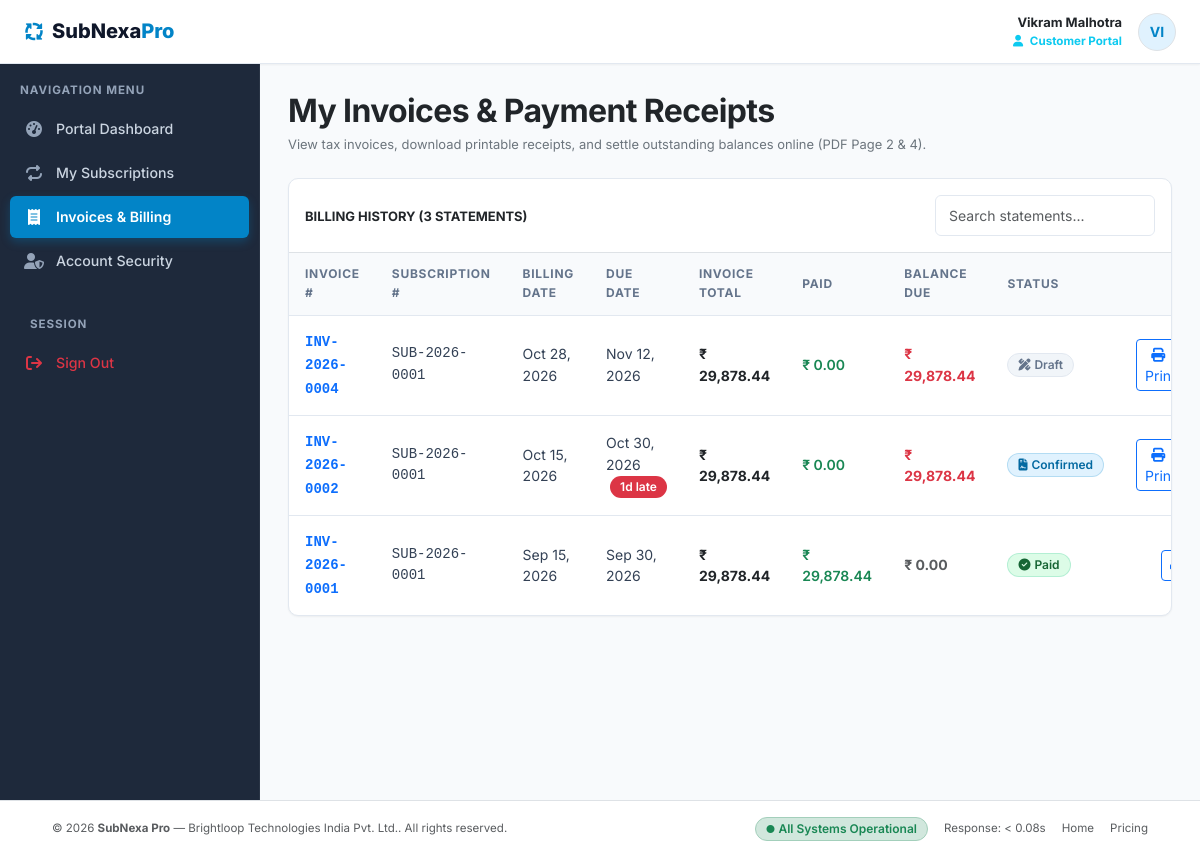
/customer/my_invoices.php (signed in), run on the app's committed database.
### tables this page shows
CREATE TABLE `invoices` (
  `id` INT UNSIGNED AUTO_INCREMENT PRIMARY KEY,
  `invoice_number` VARCHAR(50) NOT NULL UNIQUE,
  `subscription_id` INT UNSIGNED NOT NULL,
  `customer_id` INT UNSIGNED NOT NULL,
  `billing_date` DATE NOT NULL,
  `due_date` DATE NOT NULL,
  `status` ENUM('draft', 'confirmed', 'paid', 'cancelled') NOT NULL DEFAULT 'draft',
  `subtotal` DECIMAL(12,2) NOT NULL DEFAULT 0.00,
  `tax_total` DECIMAL(12,2) NOT NULL DEFAULT 0.00,
  `discount_total` DECIMAL(12,2) NOT NULL DEFAULT 0.00,
  `grand_total` DECIMAL(12,2) NOT NULL DEFAULT 0.00,
  `amount_paid` DECIMAL(12,2) NOT NULL DEFAULT 0.00,
  `amount_due` DECIMAL(12,2) NOT NULL DEFAULT 0.00,
  `notes` TEXT NULL,
  `created_at` TIMESTAMP DEFAULT CURRENT_TIMESTAMP,
  CONSTRAINT `fk_inv_sub` FOREIGN KEY (`subscription_id`) REFERENCES `subscriptions` (`id`) ON DELETE RESTRICT,
  CONSTRAINT `fk_inv_cust` FOREIGN KEY (`customer_id`) REFERENCES `users` (`id`) ON DELETE RESTRICT,
  INDEX `idx_inv_status` (`status`),
  INDEX `idx_inv_due_date` (`due_date`),
  INDEX `idx_inv_customer` (`customer_id`)
);

CREATE TABLE `subscriptions` (
  `id` INT UNSIGNED AUTO_INCREMENT PRIMARY KEY,
  `subscription_number` VARCHAR(50) NOT NULL UNIQUE,
  `customer_id` INT UNSIGNED NOT NULL,
  `created_by_staff_id` INT UNSIGNED NULL,
  `plan_id` INT UNSIGNED NOT NULL,
  `discount_id` INT UNSIGNED NULL,
  `status` ENUM('draft', 'quotation', 'confirmed', 'active', 'paused', 'closed') NOT NULL DEFAULT 'draft',
  `start_date` DATE NOT NULL,
  `expiry_date` DATE NULL,
  `next_billing_date` DATE NULL,
  `payment_terms` VARCHAR(100) NOT NULL DEFAULT 'Immediate Payment',
  `subtotal` DECIMAL(12,2) NOT NULL DEFAULT 0.00,
  `tax_total` DECIMAL(12,2) NOT NULL DEFAULT 0.00,
  `discount_total` DECIMAL(12,2) NOT NULL DEFAULT 0.00,
  `total_amount` DECIMAL(12,2) NOT NULL DEFAULT 0.00,
  `notes` TEXT NULL,
  `created_at` TIMESTAMP DEFAULT CURRENT_TIMESTAMP,
  `updated_at` TIMESTAMP DEFAULT CURRENT_TIMESTAMP ON UPDATE CURRENT_TIMESTAMP,
  CONSTRAINT `fk_sub_customer` FOREIGN KEY (`customer_id`) REFERENCES `users` (`id`) ON DELETE RESTRICT,
  CONSTRAINT `fk_sub_staff` FOREIGN KEY (`created_by_staff_id`) REFERENCES `users` (`id`) ON DELETE SET NULL,
  CONSTRAINT `fk_sub_plan` FOREIGN KEY (`plan_id`) REFERENCES `plans` (`id`) ON DELETE RESTRICT,
  CONSTRAINT `fk_sub_discount` FOREIGN KEY (`discount_id`) REFERENCES `discount_rules` (`id`) ON DELETE SET NULL,
  INDEX `idx_sub_status` (`status`),
  INDEX `idx_sub_billing_date` (`next_billing_date`),
  INDEX `idx_sub_customer_id` (`customer_id`)
);

### config/database.php (called while the page is built, shortened)
<?php
try {
    $conn = new mysqli(DB_HOST, DB_USER, DB_PASS, DB_NAME, DB_PORT);
    $conn->set_charset("utf8mb4");
} catch (mysqli_sql_exception $e) {
    http_response_code(500);
    die('<div style="font-family:sans-serif;padding:30px;background:#FEF2F2;border:1px solid #F87171;border-radius:8px;max-width:600px;margin:50px auto;color:#991B1B;">
        <h3 style="margin-top:0;">Database Connection Error</h3>
        <p>Could not connect to MySQL database <strong>' . htmlspecialchars(DB_NAME) . '</strong> on port ' . DB_PORT . '.</p>
        <p><small>' . htmlspecialchars($e->getMessage()) . '</small></p>
        <p>Please make sure MySQL is running in XAMPP and <code>subnexa_pro</code> database is imported.</p>
    </div>');
}
function db_query($sql, $params = [], $types = "") {
    global $conn;
    $stmt = $conn->prepare($sql);
    if (!empty($params)) {
        $stmt->bind_param($types, ...$params);
    }
    $stmt->execute();
    return $stmt;
}
function db_fetch_all($sql, $params = [], $types = "") {
    $stmt = db_query($sql, $params, $types);
    $result = $stmt->get_result();
    $rows = [];
    if ($result) {
        while ($row = $result->fetch_assoc()) {
            $rows[] = $row;
        }
    }
    return $rows;
}

### customer/my_invoices.php (the view, shortened to what this page needs)
<?php
$customer_id = $_SESSION['user_id'];
$invoices = db_fetch_all("
    SELECT i.*, s.subscription_number, DATEDIFF(CURDATE(), i.due_date) as days_overdue
    FROM invoices i
    JOIN subscriptions s ON i.subscription_id = s.id
    WHERE i.customer_id = ?
    ORDER BY i.id DESC
", [$customer_id], "i");
require_once __DIR__ . '/../includes/header.php';
require_once __DIR__ . '/../includes/navbar.php';
?>
<div class="app-layout">
    <?php require_once __DIR__ . '/../includes/sidebar.php'; ?>
    <main class="app-main">
        <div class="container-fluid p-0">
            <div class="d-flex flex-column flex-md-row md:align-items-center justify-content-between gap-3 mb-4">
                <div>
                    <h2 class="fw-bold text-dark mb-1">My Invoices & Payment Receipts</h2>
                    <p class="text-secondary small mb-0">View tax invoices, download printable receipts, and settle outstanding balances online (PDF Page 2 & 4).</p>
                </div>
            </div>
            <div class="card-nordic overflow-hidden">
                <div class="p-3 border-bottom d-flex justify-content-between align-items-center">
                    <span class="fw-bold text-dark small text-uppercase tracking-wider">Billing History (<?= count($invoices); ?> Statements)</span>
                    <input type="text" class="form-control form-control-sm" placeholder="Search statements..." data-table-search="#myInvoicesTable" style="max-width: 220px;">
                </div>
                <div class="table-responsive">
                    <table class="table-nordic" id="myInvoicesTable">
                        <thead>
                            <tr>
                                <th>Invoice #</th>
                                <th>Subscription #</th>
                                <th>Billing Date</th>
                                <th>Due Date</th>
                                <th>Invoice Total</th>
                                <th>Paid</th>
                                <th>Balance Due</th>
                                <th>Status</th>
                                <th class="text-end">Actions</th>
                            </tr>
                        </thead>
                        <tbody>
                            <?php if (empty($invoices)): ?>
                                <tr>
                                    <td colspan="9" class="text-center py-4 text-muted">No invoices generated for your account yet.</td>
                                </tr>
                            <?php else: ?>
                                <?php foreach ($invoices as $inv):
                                    $is_overdue = ($inv['status'] === 'confirmed' && $inv['days_overdue'] > 0);
                                ?>
                                    <tr class="<?= $is_overdue ? 'table-danger-subtle' : ''; ?>">
                                        <td>
                                            <a href="<?= BASE_URL; ?>/admin/invoice_view.php?id=<?= $inv['id']; ?>" class="fw-bold font-monospace text-primary text-decoration-none">
                                                <?= htmlspecialchars($inv['invoice_number']); ?>
                                            </a>
                                        </td>
                                        <td class="font-monospace small"><?= htmlspecialchars($inv['subscription_number']); ?></td>
                                        <td class="small"><?= format_date($inv['billing_date']); ?></td>
                                        <td class="small">
                                            <?= format_date($inv['due_date']); ?>
                                            <?php if ($is_overdue): ?>
                                                <span class="badge bg-danger text-white ms-1"><?= (int)$inv['days_overdue']; ?>d late</span>
                                            <?php endif; ?>
                                        </td>
                                        <td class="fw-bold text-dark"><?= format_currency($inv['grand_total']); ?></td>
                                        <td class="text-success fw-semibold"><?= format_currency($inv['amount_paid']); ?></td>
                                        <td class="fw-bold <?= ($inv['amount_due'] > 0) ? 'text-danger' : 'text-muted'; ?>">
                                            <?= format_currency($inv['amount_due']); ?>
                                        </td>
                                        <td><?= get_status_badge($inv['status']); ?></td>
                                        <td class="text-end">
                                            <div class="d-flex justify-content-end gap-1">
                                                <a href="<?= BASE_URL; ?>/admin/invoice_view.php?id=<?= $inv['id']; ?>" class="btn btn-sm btn-outline-primary py-1 px-2.5" title="View / Print Statement">
                                                    <i class="fa-solid fa-print me-1"></i> Print
                                                </a>
                                            </div>
                                        </td>
                                    </tr>
                                <?php endforeach; ?>
                            <?php endif; ?>
                        </tbody>
                    </table>
                </div>
            </div>
        </div>
    </main>
</div>
<?php require_once __DIR__ . '/../includes/footer.php'; ?>

### config/functions.php (shortened to what this page needs)
<?php
function format_currency($amount) {
    return APP_CURRENCY . ' ' . number_format((float)$amount, 2);
}
function format_date($date_string, $format = "M d, Y") {
    $timestamp = strtotime($date_string);
    return $timestamp ? date($format, $timestamp) : "—";
}
function get_status_badge($status) {
    $status_clean = strtolower(trim((string)$status));
    switch ($status_clean) {
        case 'active':
        case 'paid':
            return '<span class="badge badge-active"><i class="fa-solid fa-circle-check me-1"></i> ' . ucfirst($status_clean) . '</span>';
        case 'quotation':
        case 'confirmed':
            return '<span class="badge badge-quotation"><i class="fa-solid fa-file-contract me-1"></i> ' . ucfirst($status_clean) . '</span>';
        case 'draft':
            return '<span class="badge badge-draft"><i class="fa-solid fa-pen-ruler me-1"></i> Draft</span>';
    }
}

### assets/css/style.css (style rules this page uses)
:root { --bg-canvas: #F8FAFC; --bg-surface: #FFFFFF; --text-main: #0F172A; --text-body: #334155; --text-muted: #64748B; --border-light: #E2E8F0; --border-focus: #38BDF8; --navy-dark: #0F172A; --navy-sidebar: #1E293B; --navy-accent: #334155; --primary-color: #0284C7; --primary-hover: #0369A1; --primary-light: #E0F2FE; --primary-text: #0369A1; --success-color: #10B981; --success-light: #DCFCE7; --success-text: #166534; --warning-color: #F59E0B; --warning-light: #FEF3C7; --warning-text: #92400E; --danger-color: #EF4444; --danger-light: #FEE2E2; --danger-text: #991B1B; --info-color: #6366F1; --info-light: #EEF2FF; --info-text: #3730A3; --radius-sm: 6px; --radius-md: 10px; --radius-lg: 16px; --radius-pill: 9999px; --shadow-sm: 0 1px 2px 0 rgba(0, 0, 0, 0.05); --shadow-md: 0 4px 6px -1px rgba(0, 0, 0, 0.07), 0 2px 4px -2px rgba(0, 0, 0, 0.05); --shadow-lg: 0 10px 15px -3px rgba(0, 0, 0, 0.08), 0 4px 6px -4px rgba(0, 0, 0, 0.04); --shadow-hover: 0 12px 20px -3px rgba(2, 132, 199, 0.12); }
body { background-color: var(--bg-canvas); color: var(--text-body); font-family: 'Inter', -apple-system, BlinkMacSystemFont, "Segoe UI", Roboto, sans-serif; font-size: 0.925rem; line-height: 1.55; margin: 0; padding: 0; -webkit-font-smoothing: antialiased; }
h1, h2, h3, h4, h5, h6 { color: var(--text-main); font-weight: 700; letter-spacing: -0.02em; }
a { color: var(--primary-color); text-decoration: none; transition: color 0.15s ease-in-out; }
.app-layout { display: flex; min-height: calc(100vh - 64px); }
.app-main { flex: 1; padding: 28px; max-width: 100%; overflow-x: hidden; }
.card-nordic { background-color: var(--bg-surface); border: 1px solid var(--border-light); border-radius: var(--radius-md); box-shadow: var(--shadow-sm); transition: box-shadow 0.2s ease, transform 0.2s ease; }
.table-nordic { width: 100%; margin-bottom: 0; border-collapse: separate; border-spacing: 0; }
.table-nordic thead th { background-color: var(--bg-canvas); color: var(--text-muted); font-size: 0.75rem; font-weight: 700; text-transform: uppercase; letter-spacing: 0.06em; padding: 12px 16px; border-top: none; border-bottom: 1px solid var(--border-light); }
.table-nordic tbody td { padding: 14px 16px; font-size: 0.875rem; color: var(--text-body); border-bottom: 1px solid var(--border-light); vertical-align: middle; }
.table-nordic tbody tr:last-child td { border-bottom: none; }
.badge { font-weight: 600; font-size: 0.75rem; padding: 5px 10px; border-radius: var(--radius-pill); display: inline-flex; align-items: center; line-height: 1; }
.badge-active { background-color: var(--success-light); color: var(--success-text); border: 1px solid rgba(16, 185, 129, 0.2); }
.badge-quotation { background-color: var(--primary-light); color: var(--primary-text); border: 1px solid rgba(2, 132, 199, 0.2); }
.badge-draft { background-color: #F1F5F9; color: var(--text-muted); border: 1px solid var(--border-light); }
.form-control, .form-select { border: 1px solid var(--border-light); border-radius: var(--radius-sm); font-size: 0.875rem; padding: 9px 13px; color: var(--text-main); background-color: var(--bg-surface); transition: border-color 0.15s ease, box-shadow 0.15s ease; }

### data on the page
invoices: invoice_number "INV-2026-0004", subscription.subscription_number "SUB-2026-0001", billing_date "Oct 28, 2026", due_date "Nov 12, 2026", grand_total "₹ 29,878.44", amount_paid "₹ 0.00", amount_due "₹ 29,878.44", status "draft" (drawn)
invoices: invoice_number "INV-2026-0002", subscription.subscription_number "SUB-2026-0001", billing_date "Oct 15, 2026", due_date "Oct 30, 2026", days_overdue "1", grand_total "₹ 29,878.44", amount_paid "₹ 0.00", amount_due "₹ 29,878.44", status "Confirmed"
invoices: invoice_number "INV-2026-0001", subscription.subscription_number "SUB-2026-0001", billing_date "Sep 15, 2026", due_date "Sep 30, 2026", grand_total "₹ 29,878.44", amount_paid "₹ 29,878.44", amount_due "₹ 0.00", status "Paid"

### other printed values
$user['name'] "Vikram Malhotra"
substr($user['name'], 0, 2) "VI"
count($invoices) "3"
APP_NAME "SubNexa Pro"
APP_COMPANY "Brightloop Technologies India Pvt. Ltd."
